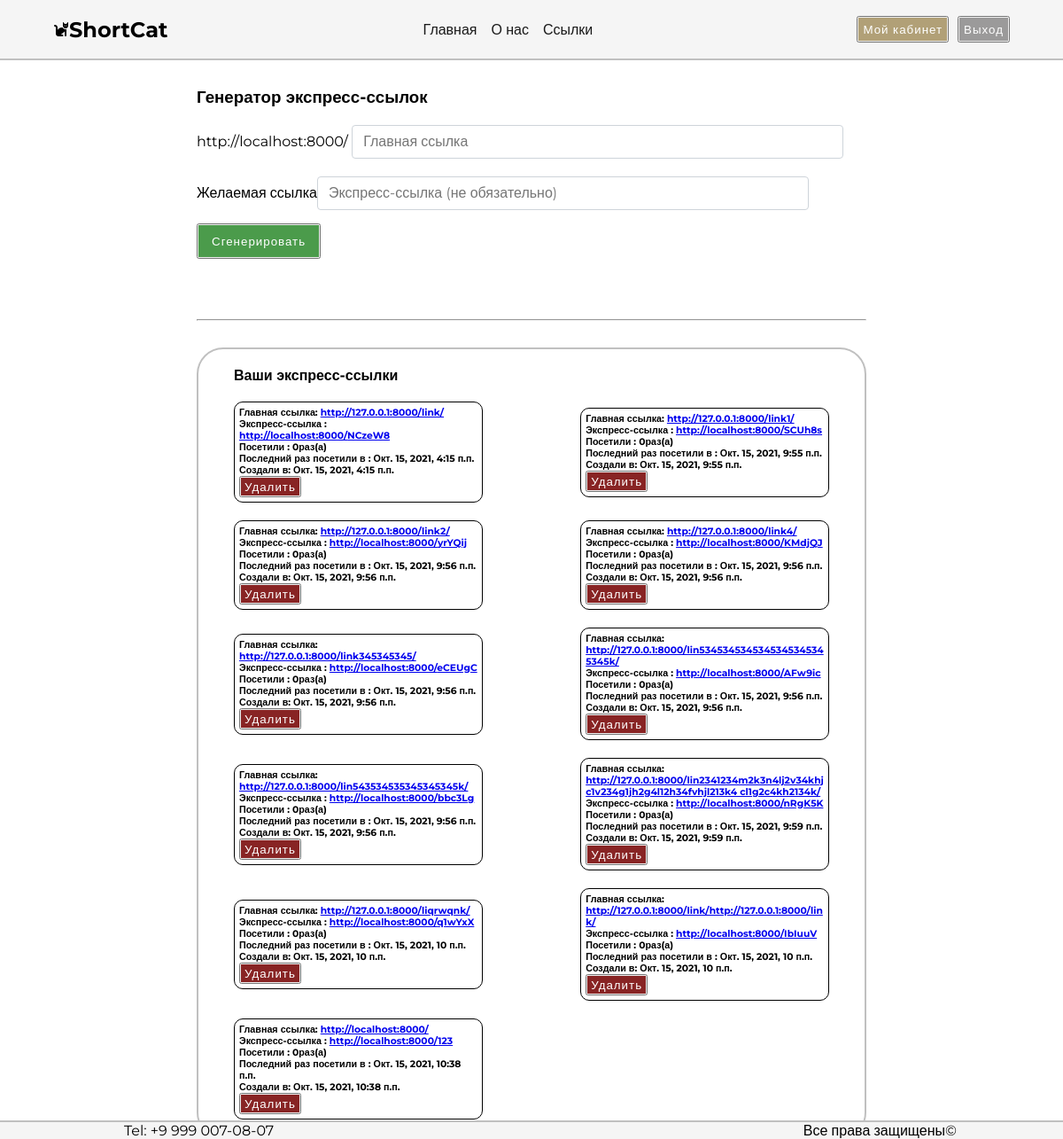
The page /link/ (signed in) on the database as committed earlier.
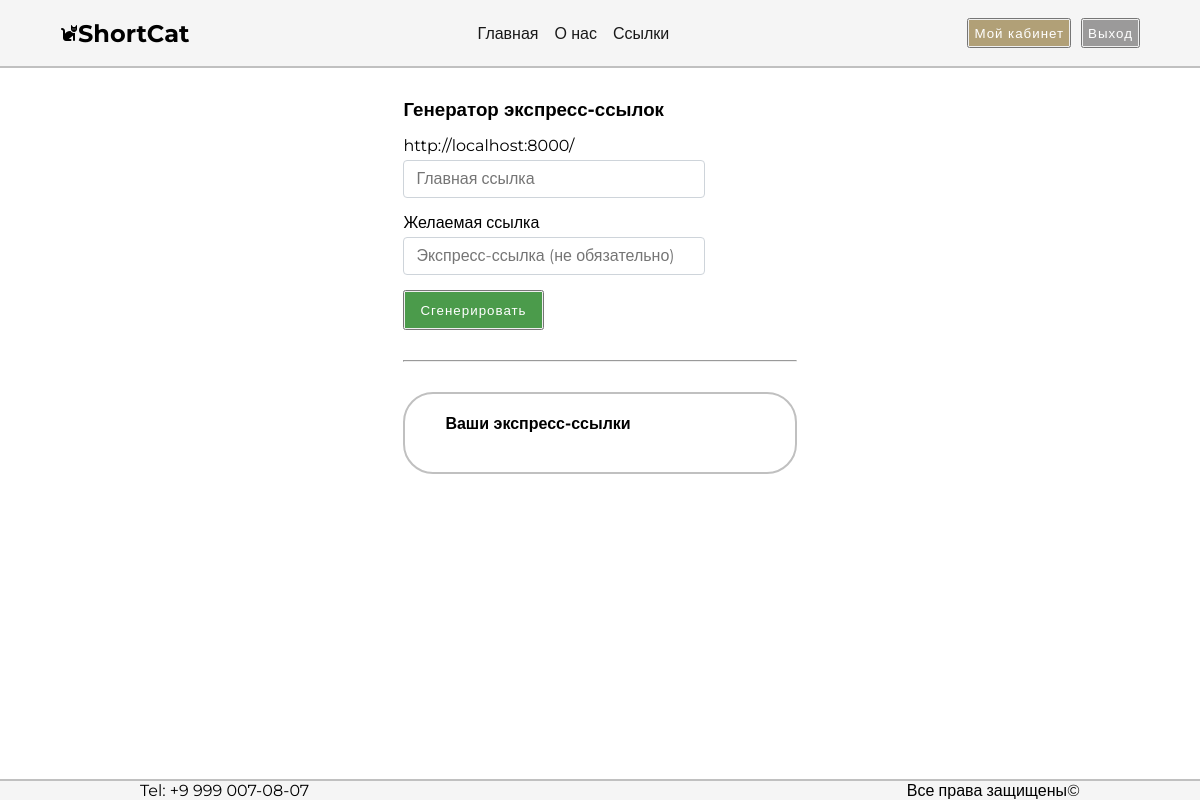
The same page on the database as committed later.
### main/models.py (models this page shows)
class Shorturl(models.Model):
    originalURL = models.URLField(blank=False)
    shortQuery = models.CharField(blank=False, max_length=8)
    visits = models.IntegerField(default=0)
    user = models.ForeignKey(User, on_delete=models.CASCADE)
    created_at = models.DateTimeField(auto_now_add=True)
    updated_at = models.DateTimeField(auto_now=True)

### main/views.py (the view)
# urls.py: path('link/', views.dashboard, name="link"),
@login_required(login_url='/user/authorization')
def dashboard(request):
    usr = request.user
    urls = Shorturl.objects.filter(user=usr)
    return render(request, 'main/link.html', {'urls': urls})

### main/templates/main/link.html (shortened to what this page needs)
{% extends "main/base.html" %}
{% load static %}
{% block link %}
    <link rel="stylesheet" href="{% static 'main/css/link.css'%}">
{% endblock %}
{% block content %}
<div class="link-input">
<h3>Генератор экспресс-ссылок</h3>
<form action="{% url 'generate' %}" method="POST">
    <div class="mainURL">
      <span>http://localhost:8000/</span> <input type="url" name="original" id="id_mainURL" placeholder="Главная ссылка">
    </div>
    <div class="shortURL">
       <span  class="">Желаемая ссылка</span><input type="text" name="short" class="" placeholder="Экспресс-ссылка (не обязательно)" maxlength="6" id="id_shortURL">
    </div>
   <input type="submit"  class="btn_success" style="padding: 10px 15px;"  value="Сгенерировать">
</form>
</div>
        <hr>
<div class="link_output">
    <h4>Ваши экспресс-ссылки</h4>
<div class="flexbox">
    {% for u in urls %}
        <div class="links">
        <h6>Главная ссылка: <a href="{{ u.originalURL }}" target="_blank" class="">{{ u.originalURL }}</a></h6>
<h6>Экспресс-ссылка : <a href="http://localhost:8000/{{ u.shortQuery }}" target="_blank" class="">http://localhost:8000/{{ u.shortQuery }}</a></h6>
<h6>Посетили : {{ u.visits }}раз(а) </h6>
<h6>Последний раз посетили в : {{u.updated_at}}</h6>
<h6>Создали в: {{u.created_at}}</h6>
<form  method="POST" action="{% url 'deleteurl' %}">
<input type="submit" class="btn_cancel" style="padding : 2px 4px;" value="Удалить">
</form>
        </div>
{% endfor %}
</div>
            </div>
{% endblock %}

### main/templates/main/base.html (shortened to what this page needs)
{% load static %}
<!doctype html>
<html lang="ru">
<head>
    <link rel="stylesheet" href="{% static 'main/css/base.css'%}">
    {% block link %} {% endblock %}
</head>
<body>
<nav class="ournavbar">
        <div class="nav_box">
        <div class="box_logo">
            <a href="{% url 'main' %}" style="text-decoration: none; text-align: center; color: black; display: inline-flex; align-items: center;"> <span><i class="fas fa-cat" style="display: inline-block;"></i></span> <h2 style="">ShortCat</h2></a>
        </div>
          <ul class="nav_ul">
            <li class="nav_li">
              <a class="our_btn" href="{% url 'main' %}">Главная</a>
            </li>
            <li class="nav_li">
              <a class="our_btn" href="{% url 'contacts' %}">О нас</a>
            </li>
              {% if user.is_authenticated %}
                  <li class="nav_li">
                      <a href="{% url 'link' %}" class="our_btn">Ссылки</a>
                  </li>
              {% endif %}
          </ul>
            <div class="box_btns">
                 {% if not user.is_authenticated %}
            <a href="{% url 'authorization' %}">
                <button class="btn_light" type="button">Вход</button>
            </a>
            <a href="{% url 'registration' %}">
                <button class="" type="button">Регистрация</button>
            </a>
                 {% else %}
                       <a href="{% url 'profile' %}">
                <button class="btn_light" type="button">Мой кабинет</button>
            </a>
            <a href="{% url 'authorization_exit' %}">
                <button class="" type="button">Выход</button>
            </a>
                 {% endif %}
        </div>
        </div>
</nav>
<section class="container1">
    <div class="container2">
        {% block content %}
        {% endblock %}
    </div>
</section>
</body>
<footer class="">
    <div class="footer-box">
        <ul class="footer_ul">
      <li class="nav_li">Tel: +9 999 007-08-07</li>
    </ul>
      <p class="">Все права защищены© </p>
    </div>
</footer>
</html>

### main/static/main/css/base.css (style rules this page uses)
* { padding: 0; margin: 0; font-family: 'Montserrat', sans-serif; }
html, body { height: 100%; }
.ournavbar { --bs-bg-opacity: 1; background-color: whitesmoke!important; position: relative; display: flex; flex-wrap: wrap; align-items: center; justify-content: space-between; padding-top: .5rem; padding-bottom: .5rem; border-bottom: 2px solid silver; box-sizing: border-box; }
.our_btn { color: rgba(0,0,0,.9); padding-right: .5rem; padding-left: .5rem; display: block; text-decoration: none; transition: color .15s ease-in-out,background-color .15s ease-in-out,border-color .15s ease-in-out; box-sizing: border-box; cursor: pointer; text-align: -webkit-match-parent; list-style: none; --bs-bg-opacity: 1; }
.nav_box { display: inline-flex; justify-content: space-between; align-items: center; flex-wrap: wrap; width: 100%; padding: 10px 5%; }
.box_logo { display: inline-flex; justify-content: flex-start; align-items: center; }
.nav_ul { display: inline-flex; justify-content: space-between; align-items: center; }
.box_btns { display: inline-flex; justify-content: flex-end; align-items: center; flex-wrap: wrap; }
.box_btns button { margin-left: 10px; padding: 5px; cursor: pointer; }
.nav_li { list-style: none; }
footer { background-color:whitesmoke ; width: 100%; position: fixed; bottom: 0; border-top: 2px solid silver; }
.container1 { width: 100%; }
.container2 { width: 80%; margin: 0 10%; }
.footer-box { width: 80%; margin: 0 10%; display: inline-flex; justify-content: space-between; align-items: center; }
.footer_ul { display: inline-flex; justify-content: center; align-items: center; }
.footer_ul li { margin-left: 20px; text-align: center; }
button { text-decoration: none; display: inline-block; box-shadow: 0 0 40px 40px #9b9a9a inset, 0 0 0 0 #afaeae; letter-spacing: 1px; color: white; transition: .15s ease-in-out; }
.btn_success { text-decoration: none; display: inline-block; box-shadow: 0 0 40px 40px #4b9b4b inset, 0 0 0 0 #6db66d; letter-spacing: 1px; color: white; transition: .15s ease-in-out; }
.btn_light { text-decoration: none; display: inline-block; box-shadow: 0 0 40px 40px rgba(157, 134, 79, 0.75) inset, 0 0 0 0 rgba(183, 166, 96, 0.76); letter-spacing: 1px; color: white; transition: .15s ease-in-out; }

### main/static/main/css/link.css (style rules this page uses)
.container2 { width: 80%; margin: 0 10%; display: inline-flex; align-content: center; flex-wrap: wrap; flex-direction: column; }
.link_output { max-width: 70%; margin-top: 30px; padding: 20px 40px; border: 2px solid silver; border-radius: 30px; }
.link-input { margin : 30px 0; }
#id_mainURL, #id_shortURL { max-width: 70%; width: 100%; padding: .375rem .75rem; font-size: 1rem; font-weight: 400; line-height: 1.5; color: #212529; background-color: #fff; background-clip: padding-box; border: 1px solid #ced4da; -webkit-appearance: none; -moz-appearance: none; appearance: none; border-radius: .25rem; transition: border-color .15s ease-in-out,box-shadow .15s ease-in-out; margin-top: 5px; }
.mainURL, .shortURL { margin: 15px 0; }

Rows that differ between the two databases and show on the page:
removed Shorturl: originalURL "http://127.0.0.1:8000/link/", shortQuery "NCzeW8", visits "0", updated_at "Окт. 15, 2021, 4:15 п.п.", created_at "Окт. 15, 2021, 4:15 п.п."
removed Shorturl: originalURL "http://127.0.0.1:8000/link1/", shortQuery "SCUh8s", visits "0", updated_at "Окт. 15, 2021, 9:55 п.п.", created_at "Окт. 15, 2021, 9:55 п.п."
removed Shorturl: originalURL "http://127.0.0.1:8000/link2/", shortQuery "yrYQij", visits "0", updated_at "Окт. 15, 2021, 9:56 п.п.", created_at "Окт. 15, 2021, 9:56 п.п."
removed Shorturl: originalURL "http://127.0.0.1:8000/link4/", shortQuery "KMdjQJ", visits "0", updated_at "Окт. 15, 2021, 9:56 п.п.", created_at "Окт. 15, 2021, 9:56 п.п."
removed Shorturl: originalURL "http://127.0.0.1:8000/link345345345/", shortQuery "eCEUgC", visits "0", updated_at "Окт. 15, 2021, 9:56 п.п.", created_at "Окт. 15, 2021, 9:56 п.п."
removed Shorturl: originalURL "http://127.0.0.1:8000/lin5345345345345345345345345k/", shortQuery "AFw9ic", visits "0", updated_at "Окт. 15, 2021, 9:56 п.п.", created_at "Окт. 15, 2021, 9:56 п.п."
removed Shorturl: originalURL "http://127.0.0.1:8000/lin543534535345345345k/", shortQuery "bbc3Lg", visits "0", updated_at "Окт. 15, 2021, 9:56 п.п.", created_at "Окт. 15, 2021, 9:56 п.п."
removed Shorturl: originalURL "http://127.0.0.1:8000/lin2341234m2k3n4lj2v34khjc1v234g1jh2g4l12h34fvhjl213k4 cl1g2c4kh2134k/", shortQuery "nRgK5K", visits "0", updated_at "Окт. 15, 2021, 9:59 п.п.", created_at "Окт. 15, 2021, 9:59 п.п."
removed Shorturl: originalURL "http://127.0.0.1:8000/liqrwqnk/", shortQuery "q1wYxX", visits "0", updated_at "Окт. 15, 2021, 10 п.п.", created_at "Окт. 15, 2021, 10 п.п."
removed Shorturl: originalURL "http://127.0.0.1:8000/link/http://127.0.0.1:8000/link/", shortQuery "IbIuuV", visits "0", updated_at "Окт. 15, 2021, 10 п.п.", created_at "Окт. 15, 2021, 10 п.п."
removed Shorturl: originalURL "http://localhost:8000/", shortQuery "123", visits "0", updated_at "Окт. 15, 2021, 10:38 п.п.", created_at "Окт. 15, 2021, 10:38 п.п."
